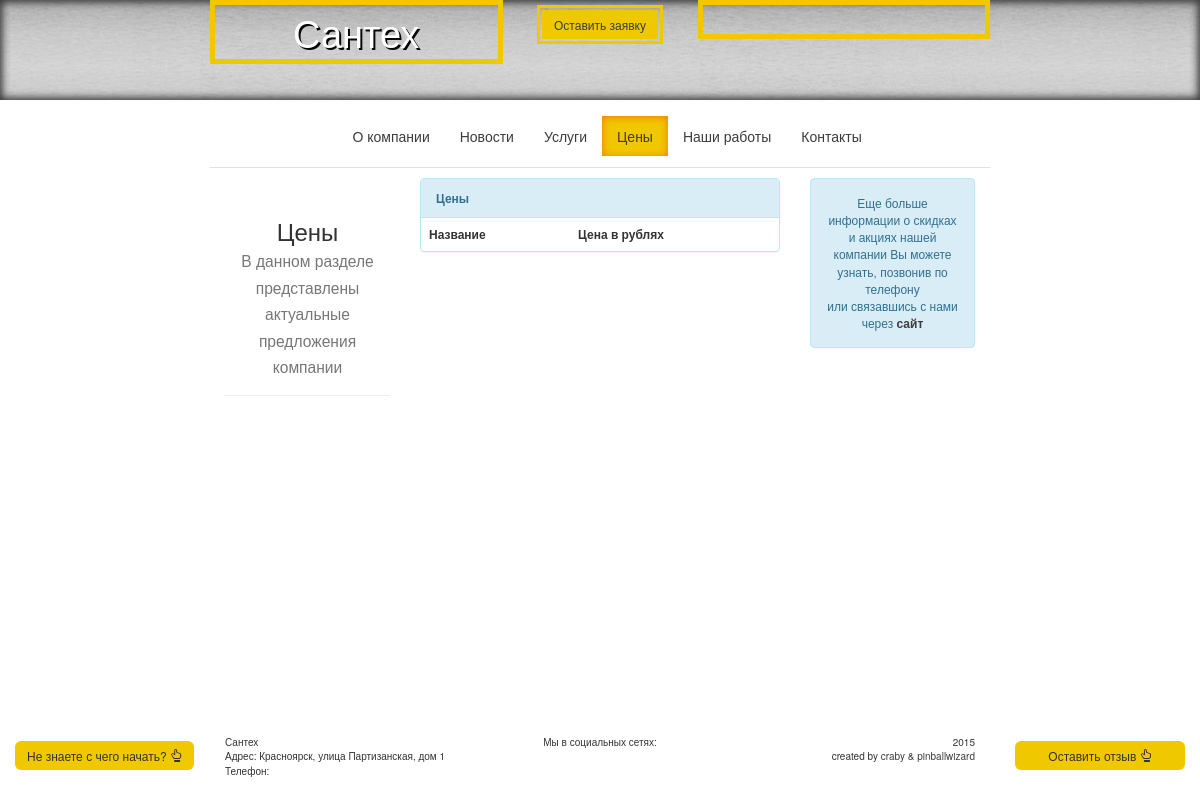
/pricing/, run on an earlier commit of the app's database.
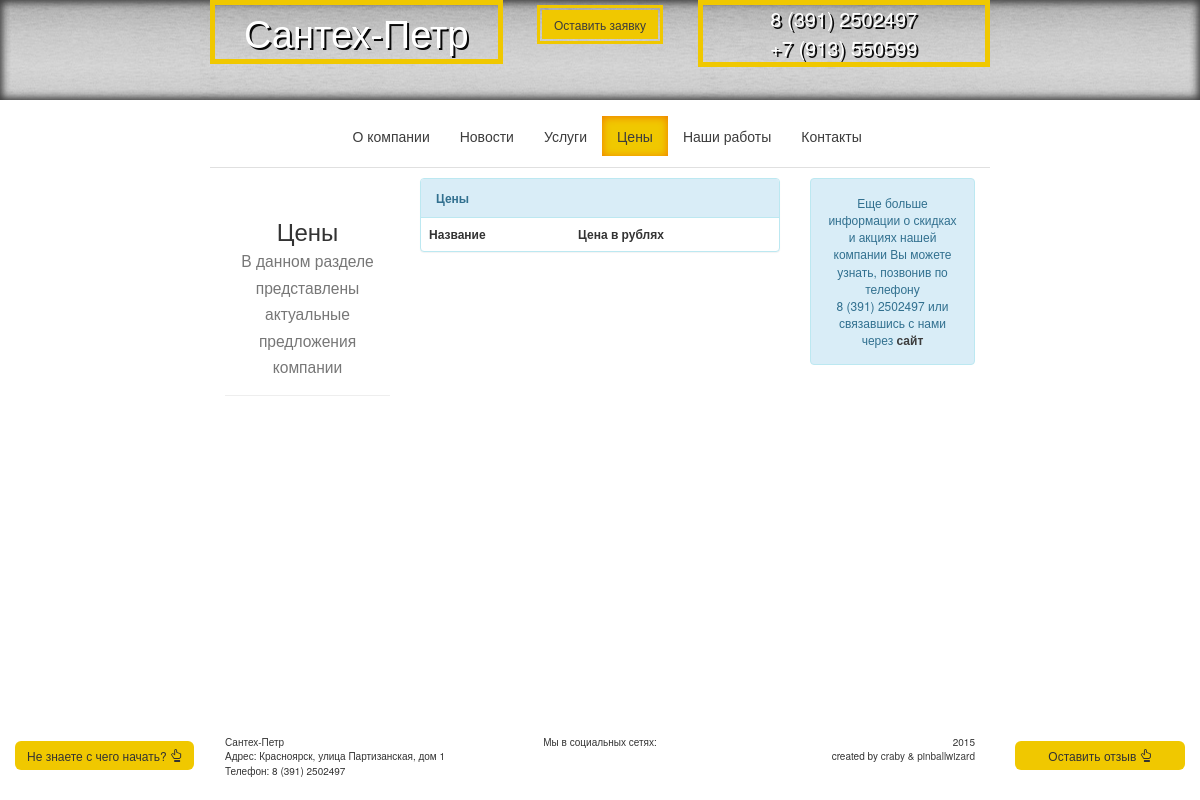
And on a later commit of the database.
### base/models.py (models this page shows, shortened)
class Office(models.Model):
    MAP_CHOICES = (
        ('yandex#map', 'Схема'),
        ('yandex#satellite', 'Спутник'),
        ('yandex#hybrid', 'Гибрид'),
        ('yandex#publicMap', 'Народная'),
        ('yandex#publicMapHybrid', 'Народная+Гибрид'),
    )
    name = models.CharField("Название компании", max_length=100)
    address = models.CharField("Контактный адресс", max_length=100)
    email = models.EmailField("Контактная почта", max_length=50, blank=True)
    phone1 = models.CharField("Телефон Офис", max_length=15, blank=True)
    phone2 = models.CharField("Телефон Тех.поддержки", max_length=15, blank=True)
    latitude = models.CharField("Широта", max_length=10)
    longitude = models.CharField("Долгота", max_length=10)
    maptype = models.CharField("Тип карты", max_length=30, choices=MAP_CHOICES, default='yandex#map')

### base/views.py (the view)
# urls.py: url(r'^pricing/', views.pricing, name='pricing'),
def pricing(request):
    data = {
        'prices': Price.objects.all(),
        'widgets': SocialWidget.objects.all(),
        'office': Office.objects.get(pk=1),
        'reviewForm': ReviewForm(),
        'ptext': popover_text,
    }
    return render(request, 'base/pricing.html', data)

### base/templates/base/pricing.html (shortened to what this page needs)
{% extends "base/template.html" %}
{% load staticfiles %}
{% block body %}
    <div class="row">
        <div class="col-md-3">
            <div class="page-header text-center">
                <h3>Цены<br>
                    <small>В данном разделе представлены актуальные предложения компании</small>
                </h3>
            </div>
        </div>
        <div class="col-md-6">
            <div class="panel panel-info">
                <div class="panel-heading"><b>Цены</b></div>
                <table class="table">
                    <tr>
                        <th>Название</th>
                        <th>Цена в рублях</th>
                    </tr>
                </table>
            </div>
        </div>
        <div class="col-md-3">
            <div class="alert alert-info text-center">
                Еще больше информации о скидках и
                акциях нашей компании Вы можете узнать, позвонив по телефону<br>
                {{ office.phone1 }}
                или связавшись с нами через <b><a href="{% url 'contacts' %}">сайт</a></b>
            </div>
        </div>
    </div>
{% endblock body %}

### base/templates/base/template.html (shortened to what this page needs)
<!DOCTYPE html>
<html>
<head lang="en">
    {% load staticfiles %}
    <link href="{% static 'base/bootstrap/css/bootstrap.css' %}" rel="stylesheet">
    <link href="{% static 'base/style/mystyle.css' %}" rel="stylesheet">
</head>
<body>
    {% block header %}
        <header class="sm-header">
            <div class="overlay"></div>
            <div class="container">
                <div class="row text-center">
                    <div class="col-md-3 col-md-offset-2 big-square firm-name">
                        {{ office.name }}
                    </div>
                    <div class="col-md-2">
                        <div class="border">
                            <a href="{% url 'contacts' %}">
                                <button class="btn yellow-btn" type="button">Оставить заявку</button>
                            </a>
                        </div>
                    </div>
                    <div class="col-md-3 big-square phone">
                        {{ office.phone1 }} <br>
                        {{ office.phone2 }}
                    </div>
                </div>
            </div>
        </header>
    {% endblock header %}
    <nav class="navbar">
        <div class="container">
            <div class="row">
                <div class="col-md-6 col-md-offset-3">
                    <div class="collapse navbar-collapse" id="myNavbar">
                        <ul class="nav nav-pills nav-justified">
                            <li><a href="{% url 'home' %}"><nobr>О компании</nobr></a></li>
                            <li><a href="{% url 'blog' %}">Новости</a></li>
                            <li><a href="{% url 'services' %}">Услуги</a></li>
                            <li><a href="{% url 'pricing' %}">Цены</a></li>
                            <li><a href="{% url 'reviews' %}"><nobr>Наши работы</nobr></a></li>
                            <li><a href="{% url 'contacts' %}">Контакты</a></li>
                        </ul>
                    </div>
                </div>
            </div>
        </div>
    </nav>
    <div class="container">
        <div class="row">
            <div class="col-md-8 col-md-offset-2 content">
                {% block body %}
                {% endblock body %}
            </div>
        </div>
        <div class="col-md-2 navbar-fixed-bottom">
            <div class="text-center">
                <button type="button" class="yellow-btn btn call-popover float-btn" data-content="{{ ptext }}" data-toggle="popover">
                    Не знаете с чего начать?
                    <span class="glyphicon glyphicon-hand-up" aria-hidden="true"></span>
                </button>
            </div>
        </div>
        <div class="col-md-2 col-md-offset-10 navbar-fixed-bottom">
            <div class="text-center">
                <button type="button" class="yellow-btn btn float-btn" data-toggle="modal" data-target="#reviewModal">
                    Оставить отзыв
                    <span class="glyphicon glyphicon-hand-up" aria-hidden="true"></span>
                </button>
            </div>
        </div>
    </div>
    <footer class="footer">
        <div class="container">
            <div class="row">
                <div class="col-md-3 hidden-xs hidden-sm col-md-offset-2">
                    {{ office.name }}<br>
                    Адрес: {{ office.address }}<br>
                    Телефон: {{ office.phone1 }}
                </div>
                <div class="col-md-2 col-xs-6 text-center">
                    Мы в социальных сетях:<br>
                </div>
                <div class="col-md-3 col-xs-6 hidden-xs hidden-sm text-right">
                    <span>2015<br> created by
                        <a href="https://github.com/craby-c">craby</a> &
                        <a href="https://github.com/pinballwizard">pinballwizard</a>
                    </span>
                </div>
            </div>
        </div>
    </footer>
</body>
</html>

What changed in the data, as far as the page shows it:
changed Office "Красноярск, улица Партизанская, дом 1": name "Сантех" → "Сантех-Петр"; phone1 (not shown) → "8 (391) 2502497"; phone2 (not shown) → "+7 (913) 550599"
